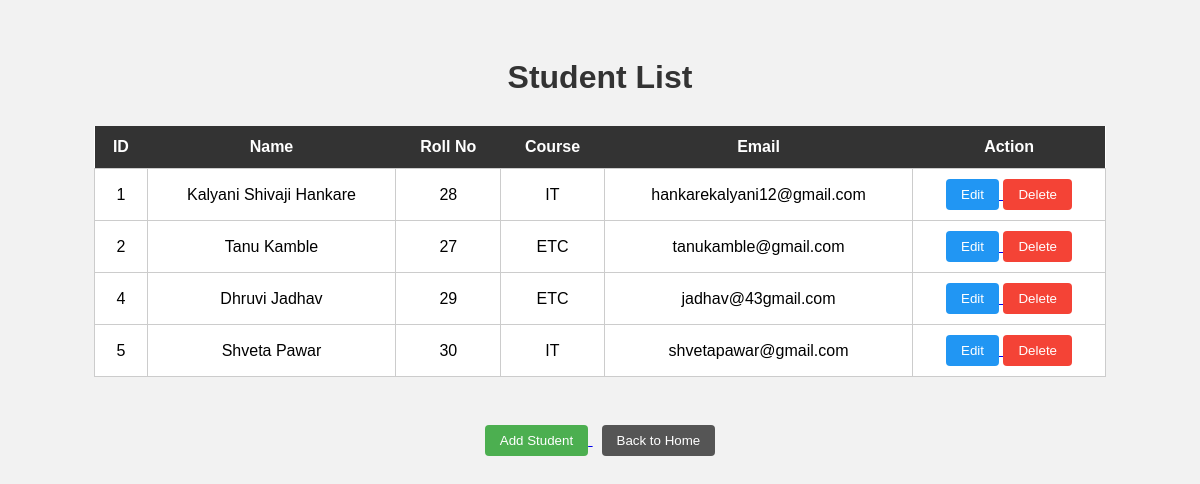
The page /view_students (signed in) on the database its author committed.
### tables this page shows
CREATE TABLE students (
            id INTEGER PRIMARY KEY AUTOINCREMENT,
            name TEXT NOT NULL,
            roll_no TEXT NOT NULL,
            course TEXT NOT NULL,
            email TEXT NOT NULL
        );

### app.py (the view)
@app.route("/view_students")
def view_students():
    if "logged_in" not in session:
        return redirect("/")
    conn = sqlite3.connect("students.db")
    cursor = conn.cursor()
    cursor.execute("SELECT * FROM students")
    students = cursor.fetchall()
    conn.close()
    return render_template(
        "view_students.html",
        students=students
    )

### templates/view_students.html (shortened to what this page needs)
<!DOCTYPE html>
<html>
<head>
</head>
<body>
    <h1>Student List</h1>
    <table>
        <tr>
            <th>ID</th>
            <th>Name</th>
            <th>Roll No</th>
            <th>Course</th>
            <th>Email</th>
            <th>Action</th>
        </tr>
        {% for student in students %}
        <tr>
            <td>{{ student[0] }}</td>
            <td>{{ student[1] }}</td>
            <td>{{ student[2] }}</td>
            <td>{{ student[3] }}</td>
            <td>{{ student[4] }}</td>
            <td>
                <a href="/edit_student/{{ student[0] }}">
                    <button class="edit">Edit</button>
                </a>
                <a href="/delete_student/{{ student[0] }}"
                   onclick="return confirm('Are you sure you want to delete this student?');">
                    <button class="delete">Delete</button>
                </a>
            </td>
        </tr>
        {% endfor %}
    </table>
    <br>
    <a href="/add_student">
        <button class="add">Add Student</button>
    </a>
    <a href="/">
        <button class="home">Back to Home</button>
    </a>
</body>
</html>

### templates/view_students.html (style rules this page uses)
body { font-family: Arial, sans-serif; background-color: #f2f2f2; text-align: center; padding: 30px; }
h1 { color: #333; }
table { margin: 30px auto; border-collapse: collapse; width: 90%; background-color: white; }
th { background-color: #333; color: white; padding: 12px; }
td { border: 1px solid #ccc; padding: 10px; }
button { padding: 8px 15px; border: none; border-radius: 4px; cursor: pointer; }
.edit { background-color: #2196F3; color: white; }
.delete { background-color: #f44336; color: white; }
.add { background-color: #4CAF50; color: white; }
.home { background-color: #555; color: white; }

### rows shown on the page
students: id "1", name "Kalyani Shivaji Hankare", roll_no "28", course "IT", email "hankarekalyani12@gmail.com"
students: id "2", name "Tanu Kamble", roll_no "27", course "ETC", email "tanukamble@gmail.com"
students: id "4", name "Dhruvi Jadhav", roll_no "29", course "ETC", email "jadhav@43gmail.com"
students: id "5", name "Shveta Pawar", roll_no "30", course "IT", email "shvetapawar@gmail.com"
